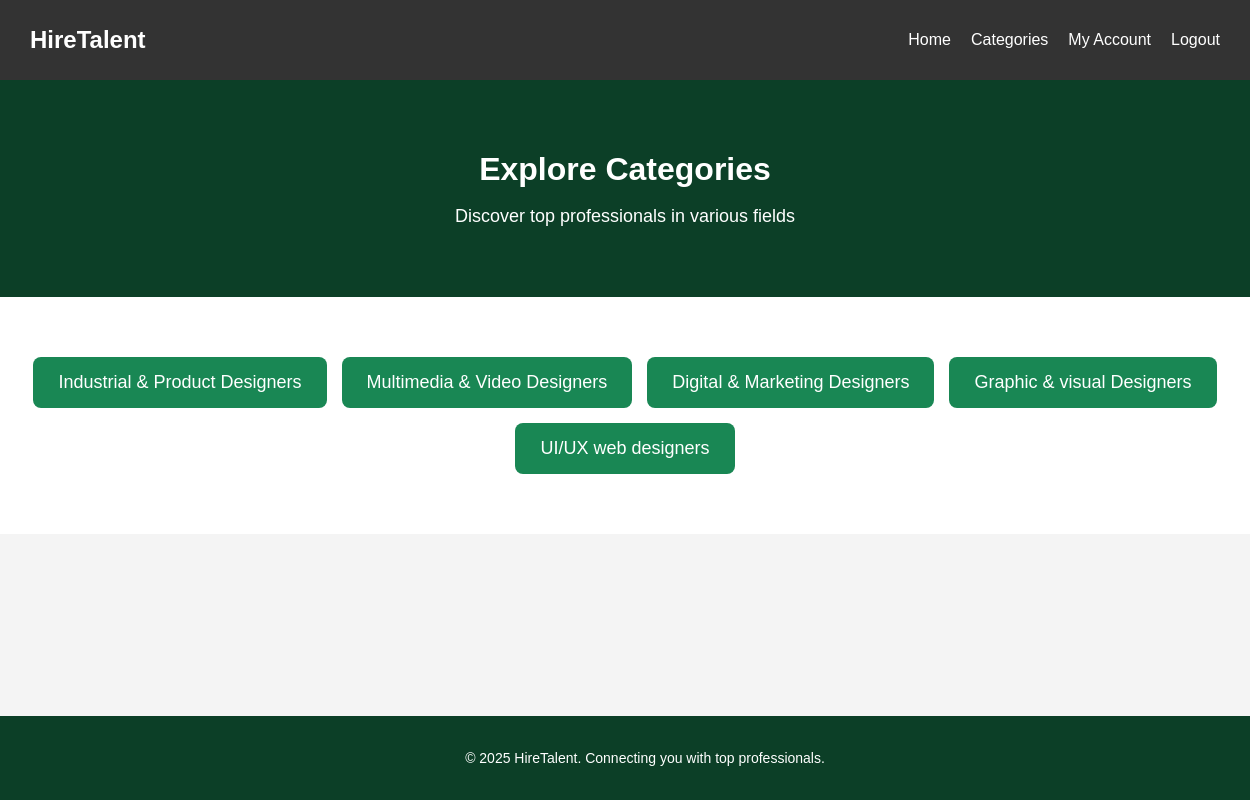
Page /categories/ (signed in) on the committed database.
### app/models.py (models this page shows, shortened)
class Category(models.Model):
    name = models.CharField(max_length=255, unique=True)

### app/views.py (the view)
# urls.py: path('categories/', views.categories, name='categories'),
@login_required
def categories(request):
    categories = Category.objects.all()
    return render(request, 'categories.html', {'categories': categories})

### templates/categories.html (shortened to what this page needs)
<!DOCTYPE html>
<html lang="en">
<head>
    {% load static %}
    <link rel="stylesheet" href="{% static 'css/categories.css' %}">
</head>
<body>
    <nav class="navbar">
        <div class="logo">HireTalent</div>
        <ul class="nav-links">
            <li><a href="{% url 'home' %}">Home</a></li>
            <li><a href="{% url 'categories' %}">Categories</a></li>
            <li><a href="{% url 'my_account' %}">My Account</a></li>
            <li><a href="{% url 'logout' %}">Logout</a></li>
        </ul>
    </nav>
    <header class="hero">
        <h1>Explore Categories</h1>
        <p>Discover top professionals in various fields</p>
    </header>
    <section class="categories">
        <div class="category-list">
            {% for category in categories %}
            <a href="{% url 'category_detail' category.id %}" class="category">
                {{ category.name }}
            </a>
            {% empty %}
            <p>No categories found.</p>
            {% endfor %}
        </div>
    </section>
    <footer>
        <p>&copy; 2025 HireTalent. Connecting you with top professionals.</p>
    </footer>
</body>
</html>

### static/css/categories.css (style rules this page uses)
body { font-family: Arial, sans-serif; margin: 0; padding: 0; background-color: #F4F4F4; color: #333; display: flex; flex-direction: column; min-height: 100vh; }
h1 { color: white; }
.navbar { display: flex; justify-content: space-between; align-items: center; background-color: #333; padding: 15px 30px; color: white; }
.logo { font-size: 24px; font-weight: bold; }
.nav-links { list-style: none; display: flex; gap: 20px; }
.nav-links li { display: inline; }
.nav-links a { color: white; text-decoration: none; font-size: 16px; transition: 0.3s; }
.hero { text-align: center; padding: 50px; background-color: #0c3f27; color: white; }
.hero h1 { font-size: 32px; margin-bottom: 10px; }
.hero p { font-size: 18px; margin-bottom: 20px; }
.categories { text-align: center; padding: 60px 20px; background: #ffffff; }
.category-list { display: flex; justify-content: center; gap: 15px; flex-wrap: wrap; }
.category { background: #198754; color: #ffffff; padding: 15px 25px; border-radius: 8px; cursor: pointer; font-size: 18px; text-decoration: none; transition: background 0.3s ease; }
footer { text-align: center; padding: 20px; background: #0c3f27; color: #ffffff; font-size: 14px; margin-top: auto; width: 100%; }

### rows in the picture
Category: name "Industrial & Product Designers"
Category: name "Multimedia & Video Designers"
Category: name "Digital & Marketing Designers"
Category: name "Graphic & visual Designers"
Category: name "UI/UX web designers"
